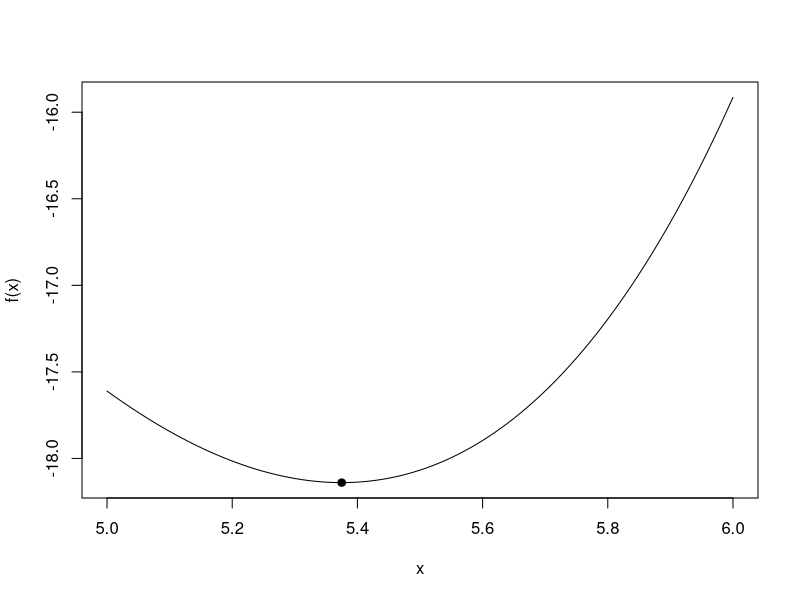

Write R code to recreate this figure.
f <- function(x) exp(x - 3) - x^2

a <- 5
b <- 6
eps <- 0.0001
delta <- eps / 10
n <- 0

while (b - a > eps) {
  x1 <- (a + b - delta) / 2
  x2 <- (a + b + delta) / 2
  if (f(x1) < f(x2)) {
    b <- x2
  } else {
    a <- x1
  }
  n <- n + 1
}

x <- (a + b) / 2
cat("x =", round(x, 7), "\n")
cat("f(x) =", round(f(x), 7), "\n")
cat("iterations =", n, "\n")

curve(f(x), from = 5, to = 6,
      xlab = "x", ylab = "f(x)")
points(x, f(x), pch = 19)
